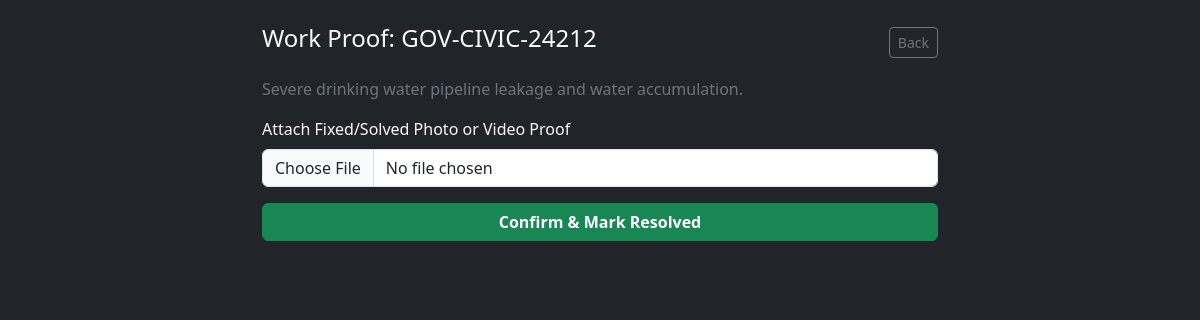
The app's page /resolve/GOV-CIVIC-24212 (signed in) with its own data.
### tables this page shows
CREATE TABLE complaints (
            id INTEGER PRIMARY KEY AUTOINCREMENT,
            ticket_id TEXT,
            description TEXT,
            priority TEXT,
            department TEXT,
            image_name TEXT,
            status TEXT,
            created_at TEXT
        , resolution_image TEXT, media_name TEXT, media_type TEXT, resolution_media TEXT, resolution_media_type TEXT, reject_reason TEXT, location TEXT, map_url TEXT, user_id INTEGER, gov_dept_id TEXT);

### app.py (the view)
@app.route('/resolve/<ticket_id>')
def resolve_page(ticket_id):
    if not session.get('admin_logged'):
        return redirect('/login')
    conn = sqlite3.connect(DB_NAME)
    conn.row_factory = sqlite3.Row
    cursor = conn.cursor()
    cursor.execute("SELECT * FROM complaints WHERE ticket_id = ?", (ticket_id,))
    ticket = cursor.fetchone()
    conn.close()
    if not ticket:
        return redirect('/admin')
    keys = ticket.keys()
    c_media = ticket['media_name'] if 'media_name' in keys and ticket['media_name'] else (ticket['image_name'] if 'image_name' in keys and ticket['image_name'] else None)
    c_type = ticket['media_type'] if 'media_type' in keys and ticket['media_type'] else get_media_type(c_media)
    dept_data = DEPARTMENT_OFFICERS.get(ticket['department'], DEPARTMENT_OFFICERS["Central Grievance Cell (Municipal Authority)"])
    g_id = ticket['gov_dept_id'] if 'gov_dept_id' in keys and ticket['gov_dept_id'] else dept_data["dept_id"]
    ticket_data = {
        'ticket_id': ticket['ticket_id'],
        'gov_dept_id': g_id,
        'description': ticket['description'],
        'department': ticket['department'],
        'priority': ticket['priority'],
        'location': ticket['location'] if 'location' in keys and ticket['location'] else "Not Specified",
        'map_url': ticket['map_url'] if 'map_url' in keys and ticket['map_url'] else "",
        'created_at': ticket['created_at'],
        'citizen_media': c_media,
        'citizen_url': get_media_url(c_media),
        'citizen_type': c_type
    }
    return render_template('resolve.html', ticket=ticket_data)

### app.py (called while the page is built)
def get_media_url(filename):
    if not filename: return None
    if os.path.exists(os.path.join(CITIZEN_FOLDER, filename)): return f"/static/uploads/citizen_evidence/{filename}"
    if os.path.exists(os.path.join(WORK_FOLDER, filename)): return f"/static/uploads/work_proof/{filename}"
    if os.path.exists(os.path.join(UPLOAD_FOLDER, filename)): return f"/static/uploads/{filename}"
    return None

### templates/resolve.html (shortened to what this page needs)
<!DOCTYPE html>
<html lang="en">
<head>
    <link href="https://cdn.jsdelivr.net/npm/bootstrap@5.3.0/dist/css/bootstrap.min.css" rel="stylesheet">
</head>
<body class="bg-dark text-light p-4">
    <div class="container" style="max-width: 700px;">
        <div class="d-flex justify-content-between align-items-center mb-3">
            <h4>Work Proof: {{ ticket.ticket_id }}</h4>
            <button type="button" onclick="history.back()" class="btn btn-outline-secondary btn-sm">Back</button>
        </div>
        <p class="text-secondary">{{ ticket.description }}</p>
        <form action="/resolve_ticket/{{ ticket.ticket_id }}" method="POST" enctype="multipart/form-data">
            <div class="mb-3">
                <label class="form-label">Attach Fixed/Solved Photo or Video Proof</label>
                <input type="file" name="proof_media" class="form-control" accept="image/*,video/*" required>
            </div>
            <button type="submit" class="btn btn-success w-100 fw-bold">Confirm & Mark Resolved</button>
        </form>
    </div>
</body>
</html>

### records on screen
complaints: ticket_id "GOV-CIVIC-24212", description "Severe drinking water pipeline leakage and water accumulation."
